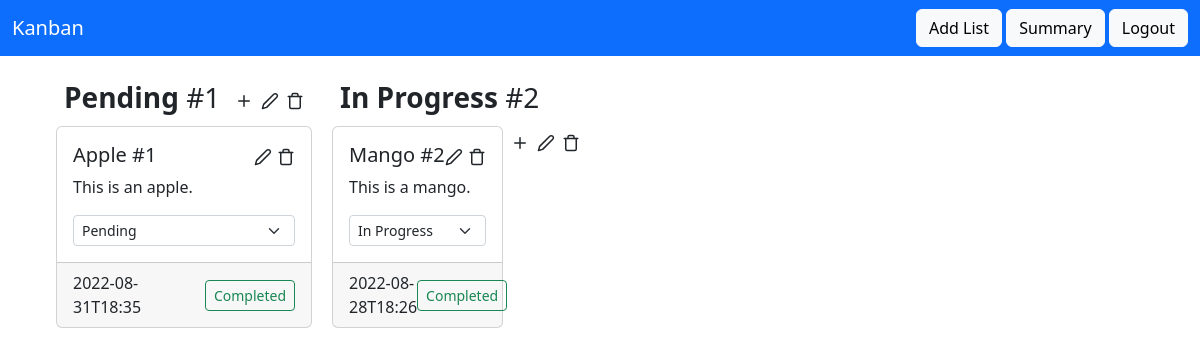
The page /dashboard (signed in) on the database as committed earlier.
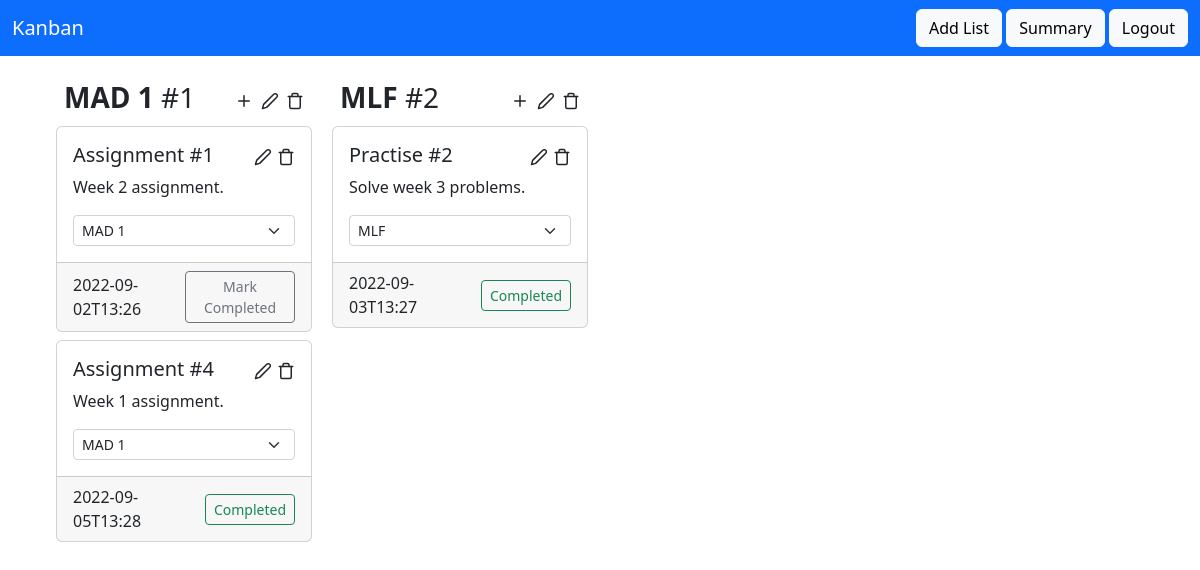
The same page on the database as committed later.
### tables this page shows
CREATE TABLE lists (ID INTEGER PRIMARY KEY AUTOINCREMENT, USERID INTEGER NOT NULL, TITLE TEXT NOT NULL, FOREIGN KEY(USERID) REFERENCES users(ID));

CREATE TABLE cards (ID INTEGER PRIMARY KEY AUTOINCREMENT, LISTID INTEGER NOT NULL, TITLE TEXT NOT NULL, CONTENT TEXT NOT NULL, DEADLINE DATETIME NOT NULL, COMPLETED INTEGER NOT NULL, CREATED_AT DATETIME NOT NULL, LAST_MODIFIED DATETIME NOT NULL, COMPLETED_AT DATETIME, FOREIGN KEY(LISTID) REFERENCES lists(ID));

### main.py (the view)
@app.route('/dashboard')
def dashboard():
  if 'userid' not in session:
    return redirect(url_for('index'))
  userid = session['userid']
  conn = sqlite3.connect('kanban.db')
  cur = conn.cursor()
  all_lists = cur.execute('SELECT * FROM lists WHERE USERID=?', str(userid)).fetchall()
  all_cards = cur.execute('SELECT * FROM cards').fetchall()
  conn.commit()
  conn.close()
  return render_template("dashboard.html", lists=all_lists, cards=all_cards, userid=userid)

### templates/dashboard.html (shortened to what this page needs)
{% extends 'base.html' %}
{% block body %}
<nav class="navbar navbar-dark bg-primary fixed-top">
  <div class="container-fluid">
    <a class="navbar-brand">Kanban</a>
    <aside>
      <button type="button" class="btn btn-light" data-bs-toggle="modal" data-bs-target="#addlist">
        Add List
      </button>
      <a href="{{url_for('summary')}}" class="btn btn-light">
        Summary
      </a>
      <a href="{{url_for('logout')}}" class="btn btn-light">
        Logout
      </a>
    </aside>
  </div>
</nav>
<main class="container-fluid row row-cols-1 row-cols-md-4 g-1 mt-4 px-5 py-2">
  {% for list in lists %}
  {% if list[1] == userid|int %}
  <section class="col">
    <div class="mx-3 fs-3">
      <span class="fw-bold">{{list[2]}}</span>
      <span>#{{list[0]}}</span>
      <span class="float-end">
        <i data-feather="plus" style="width: 18px" data-bs-toggle="modal" data-bs-target="#addcard{{list[0]}}"></i>
        <i data-feather="edit-2" style="width: 18px" data-bs-toggle="modal" data-bs-target="#editlist{{list[0]}}"></i>
        <i data-feather="trash" style="width: 18px" data-bs-toggle="modal" data-bs-target="#deletelist{{list[0]}}"></i>
      </span>
    </div>
    <section class="list-group p-2">
      {% for card in cards %}
      {% if card[1] == list[0] %}
      <aside class="card mb-2">
        <div class="card-body">
          <h5 class="card-title">
            {{card[2]}} #{{card[0]}}
            <span class="float-end">
              <i data-feather="edit-2" style="width: 18px" data-bs-toggle="modal" data-bs-target="#editcard{{card[0]}}"></i>
              <i data-feather="trash" style="width: 18px" data-bs-toggle="modal" data-bs-target="#deletecard{{card[0]}}"></i>
            </span>
          </h5>
          <p class="card-text">{{card[3]}}</p>
          <form action="{{url_for('movecard', id=card[0])}}" method="POST">
            <select class="form-select form-select-sm" aria-label=".form-select-sm example" name="lid" onchange="javascript:this.form.submit()">
              {% for list in lists %}
              {% if list[0] == card[1] %}
              <option value="{{list[0]}}" selected>{{list[2]}}</option>
              {% else %}
              <option value="{{list[0]}}">{{list[2]}}</option>
              {% endif %}
              {% endfor %}
            </select>
          </form>
        </div>
        <div class="card-footer d-flex justify-content-between align-items-center">
          <span>{{card[4]}}</span>
          {% if card[5] == 0 %}
          <a href="{{url_for('completed', id=card[0], value=1)}}" class="btn btn-outline-secondary btn-sm">
            Mark Completed
          </a>
          {% else %}
          <a href="{{url_for('completed', id=card[0], value=0)}}" class="btn btn-outline-success btn-sm float-end">
            Completed
          </a>
          {% endif %}
        </div>
      </aside>
      {% endif %}
      {% endfor %}
    </section>
  </section>
  {% endif %}
  {% endfor %}
</main>
{% endblock %}

### templates/base.html (shortened to what this page needs)
<!DOCTYPE html>
<html lang="en">
  <head>
    <link href="https://cdn.jsdelivr.net/npm/bootstrap@5.2.0/dist/css/bootstrap.min.css" rel="stylesheet" />
    <link rel="stylesheet" href="static/css/style.css" />
  </head>
  <body>
    <div style="padding-top: 40px;">
      {% block body %} {% endblock %}
    </div>
  </body>
</html>

Rows that differ between the two databases and show on the page:
changed lists id 1: TITLE "Pending" → "MAD 1"
changed cards id 1: TITLE "Apple" → "Assignment"; CONTENT "This is an apple." → "Week 2 assignment."; lid "Pending" → "MAD 1"; DEADLINE "2022-08-31T18:35" → "2022-09-02T13:26"; COMPLETED "Completed" → "Mark Completed"
added cards: TITLE "Assignment", ID "4", CONTENT "Week 1 assignment.", DEADLINE "2022-09-05T13:28", shown under lists id 1
changed lists id 2: TITLE "In Progress" → "MLF"
changed cards id 2: TITLE "Mango" → "Practise"; CONTENT "This is a mango." → "Solve week 3 problems."; lid "In Progress" → "MLF"; DEADLINE "2022-08-28T18:26" → "2022-09-03T13:27"
